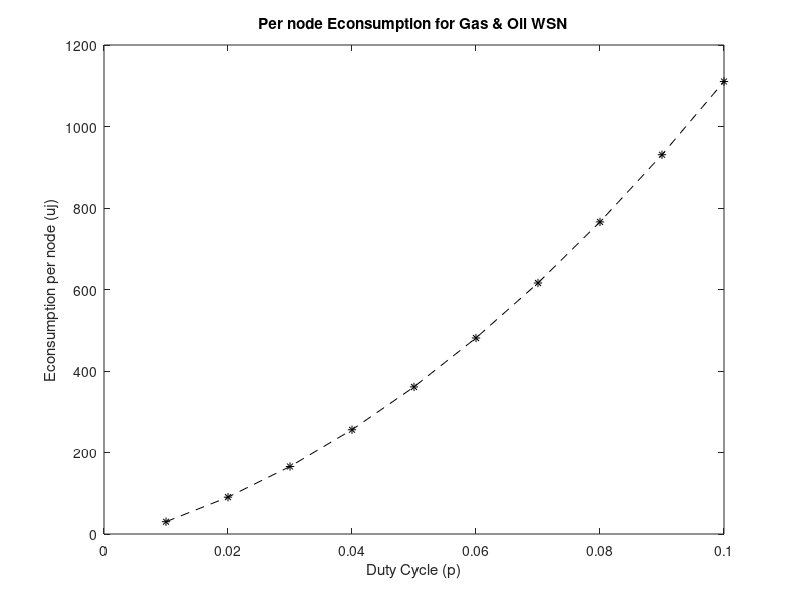

Recreate this plot in MATLAB.
clear all
clc
close all
A=200*200;   %M2
D=60;   %bottle neck zone radius
B=pi*(D)^2;
N=1000;
n=2;
alpha11=0.937e-6;
alpha12=0.787e-6;
alpha2=0.0172e-6;
Esleep=30e-6;
Eb=25e3;
m=7;
t=[3e6:4.8e6:5e7];
dm=2;   % optimal hop length
alpha1=0.33e-6;
es=1e-9;
H=960; %bits
p=[0.01:0.01:0.1];
rs=H/((A-B)*N/A);
x=20;

for i=1:length(p) 
    
Ed(i) = (((m+1)/2)*N*p(i)*rs*t(i)*((A-B)/A)*(alpha1*(n/(n-1))*(D/dm))+ N*p(i)*(B/A)*rs*t(i)*es + p(i)*(N/A)*rs*t(i)*((2/3)*pi*D^3)*(alpha1*(n/(n-1))*(x/dm)-alpha12)+(1-p(i))*t(i)*N*(B/A)*Esleep)/N;
end

plot(p,Ed,'k--*')

xlabel('Duty Cycle (p)')
ylabel('Econsumption per node (uj)')

title('Per node Econsumption for Gas & Oil WSN')
